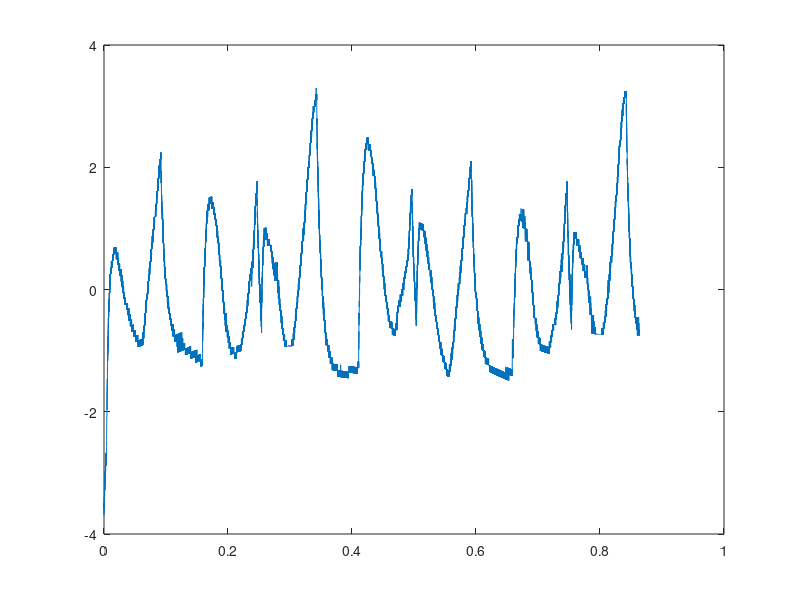

Source code (MATLAB): (Note: this script raises an error after producing the figure.)
clear all
close all
% deltaT=T-trend
% deltaT=[Io Id Iout Io_rms Id_rms Iout_rms (vel)??]*par

load("test_20220111_181745.mat");period=period/60/60;
DISABLE_PERIOD_STOP=false;
USE_PERIOD=false;
REMOVE_TEMP_TREND=false || USE_PERIOD;

t_days=(experiment.time-experiment.time(1))';
t_minutes=(t_days)*24*60;
t=t_days;

Id=experiment.Id;
Iout=experiment.Iout;
Iq=experiment.Iq;
Temp=experiment.Temperature;
Idm=experiment.mean_Id.^2;
Ioutm=experiment.mean_Iout.^2;
Iqm=experiment.mean_Iq.^2;
vel=experiment.Speed;
Vdc=experiment.Vdc;

M=[ones(length(t_days),1) sin(2*pi*t_days) cos(2*pi*t_days)];
par=M\Temp;

TempTrend=M*par;
dTemp=Temp-TempTrend;

% figure(1)
% plot(t,Temp)
% hold on
% plot(t,TempTrend,'--')
% legend('Temperature','Temp Trend')

%param=dTemp\[Id,Iout,Iq,Idm,Ioutm,Iqm];        %,vel,Vdc];

%Stima=[Id,Iout,Iq,Idm,Ioutm,Iqm]*param';      %,vel,Vdc];

figure(2)
plot(t,dTemp)
hold on
B = 1/20*ones(20,1);
dTemp = filter(B,1,dTemp);
TF = islocalmin(dTemp,'MinSeparation',0.03,'SamplePoints',t);
plot(t,dTemp,t(TF),dTemp(TF),'r*')
%hold on
%plot(t,Stima,'--')
%legend('deltaT','stima')
